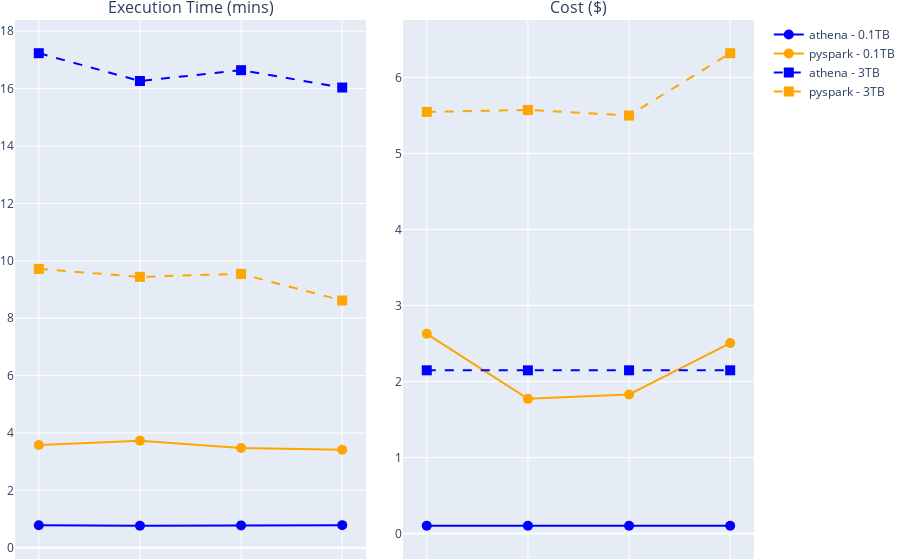

Notebook source saved alongside this figure:
### Markdown cell above
### Bulk Insert Comparison

### Code cell
scale_100 = read_output(output_file="output/output_100_scale.json")
scale_3000 = read_output(output_file="output/output_3000_scale.json")

df_athena_100 = scale_100.loc[(scale_100["use_case"]=="bulk_insert") & (scale_100["compute"]=="athena_iceberg")]
df_pyspark_100 = scale_100.loc[(scale_100["use_case"]=="bulk_insert") & (scale_100["compute"]=="glue_iceberg")]
df_athena_3000 = scale_3000.loc[(scale_3000["use_case"]=="bulk_insert") & (scale_3000["compute"]=="athena_iceberg")]
df_pyspark_3000 = scale_3000.loc[(scale_3000["use_case"]=="bulk_insert") & (scale_3000["compute"]=="glue_iceberg")]

fig = make_subplots(rows=1, cols=2, 
                    subplot_titles=["Execution Time (mins)", "Cost ($)"],
                    horizontal_spacing = 0.05)
fig.add_trace(go.Scatter(x=df_athena_100["proportion"], 
                         y=df_athena_100["execution_time_min"], 
                         name="athena - 0.1TB", 
                         marker={"color": "blue", "size":10}),
              row=1, col=1)
fig.add_trace(go.Scatter(x=df_athena_100["proportion"], 
                         y=df_athena_100["cost"], 
                         marker={"color": "blue", "size":10},
                         showlegend=False),
              row=1,col=2)
fig.add_trace(go.Scatter(x=df_pyspark_100["proportion"], 
                         y=df_pyspark_100["execution_time_min"],
                         name="pyspark - 0.1TB", 
                         marker={"color": "orange", "size":10}),
              row=1, col=1)
fig.add_trace(go.Scatter(x=df_pyspark_100["proportion"], 
                         y=df_pyspark_100["cost"],
                         marker={"color": "orange", "size":10},
                         showlegend=False),
              row=1,col=2)
fig.add_trace(go.Scatter(x=df_athena_3000["proportion"], 
                         y=df_athena_3000["execution_time_min"], 
                         name="athena - 3TB", 
                         marker={"color": "blue", "symbol":"square", "size":10},
                         line={'dash':'dash'}),
              row=1, col=1)
fig.add_trace(go.Scatter(x=df_athena_3000["proportion"], 
                         y=df_athena_3000["cost"], 
                         marker={"color": "blue", "symbol":"square", "size":10},
                         showlegend=False,
                         line={'dash':'dash'}),
              row=1,col=2)
fig.add_trace(go.Scatter(x=df_pyspark_3000["proportion"], 
                         y=df_pyspark_3000["execution_time_min"],
                         name="pyspark - 3TB", 
                         marker={"color": "orange", "size":10, "symbol":"square",},
                         line={'dash':'dash'}),
              row=1, col=1)
fig.add_trace(go.Scatter(x=df_pyspark_3000["proportion"], 
                         y=df_pyspark_3000["cost"],
                         marker={"color": "orange", "size":10, "symbol":"square",},
                         showlegend=False,
                         line={'dash':'dash'}),
              row=1,col=2)
fig.update_xaxes(showticklabels=False)
# fig.update_xaxes(title_text="Attempt")
fig.update_layout(margin=dict(l=0, r=0, t=20, b=1))

### Figure 1 — Plotly figure (JSON) as saved in the notebook; plotly's stock layout.template omitted (floating-point values rounded to 4 significant figures)
{"data": [{"marker": {"color": "blue", "size": 10}, "name": "athena - 0.1TB", "type": "scatter", "x": ["0.001", "0.01", "0.1", "0.99"], "xaxis": "x", "y": [0.7826, 0.7654, 0.7802, 0.7883], "yaxis": "y"}, {"marker": {"color": "blue", "size": 10}, "showlegend": false, "type": "scatter", "x": ["0.001", "0.01", "0.1", "0.99"], "xaxis": "x2", "y": [0.1028, 0.1028, 0.1028, 0.1028], "yaxis": "y2"}, {"marker": {"color": "orange", "size": 10}, "name": "pyspark - 0.1TB", "type": "scatter", "x": ["0.001", "0.01", "0.1", "0.99"], "xaxis": "x", "y": [3.583, 3.733, 3.475, 3.417], "yaxis": "y"}, {"marker": {"color": "orange", "size": 10}, "showlegend": false, "type": "scatter", "x": ["0.001", "0.01", "0.1", "0.99"], "xaxis": "x2", "y": [2.628, 1.773, 1.83, 2.506], "yaxis": "y2"}, {"line": {"dash": "dash"}, "marker": {"color": "blue", "size": 10, "symbol": "square"}, "name": "athena - 3TB", "type": "scatter", "x": ["0.001", "0.01", "0.1", "0.99"], "xaxis": "x", "y": [17.23, 16.27, 16.64, 16.04], "yaxis": "y"}, {"line": {"dash": "dash"}, "marker": {"color": "blue", "size": 10, "symbol": "square"}, "showlegend": false, "type": "scatter", "x": ["0.001", "0.01", "0.1", "0.99"], "xaxis": "x2", "y": [2.148, 2.148, 2.148, 2.148], "yaxis": "y2"}, {"line": {"dash": "dash"}, "marker": {"color": "orange", "size": 10, "symbol": "square"}, "name": "pyspark - 3TB", "type": "scatter", "x": ["0.001", "0.01", "0.1", "0.99"], "xaxis": "x", "y": [9.717, 9.442, 9.542, 8.617], "yaxis": "y"}, {"line": {"dash": "dash"}, "marker": {"color": "orange", "size": 10, "symbol": "square"}, "showlegend": false, "type": "scatter", "x": ["0.001", "0.01", "0.1", "0.99"], "xaxis": "x2", "y": [5.546, 5.573, 5.499, 6.319], "yaxis": "y2"}], "layout": {"annotations": [{"font": {"size": 16}, "showarrow": false, "text": "Execution Time (mins)", "x": 0.2375, "xanchor": "center", "xref": "paper", "y": 1, "yanchor": "bottom", "yref": "paper"}, {"font": {"size": 16}, "showarrow": false, "text": "Cost ($)", "x": 0.7625, "xanchor": "center", "xref": "paper", "y": 1, "yanchor": "bottom", "yref": "paper"}], "margin": {"b": 1, "l": 0, "r": 0, "t": 20}, "xaxis": {"anchor": "y", "domain": [0, 0.475], "showticklabels": false}, "xaxis2": {"anchor": "y2", "domain": [0.525, 1], "showticklabels": false}, "yaxis": {"anchor": "x", "domain": [0, 1]}, "yaxis2": {"anchor": "x2", "domain": [0, 1]}}}
